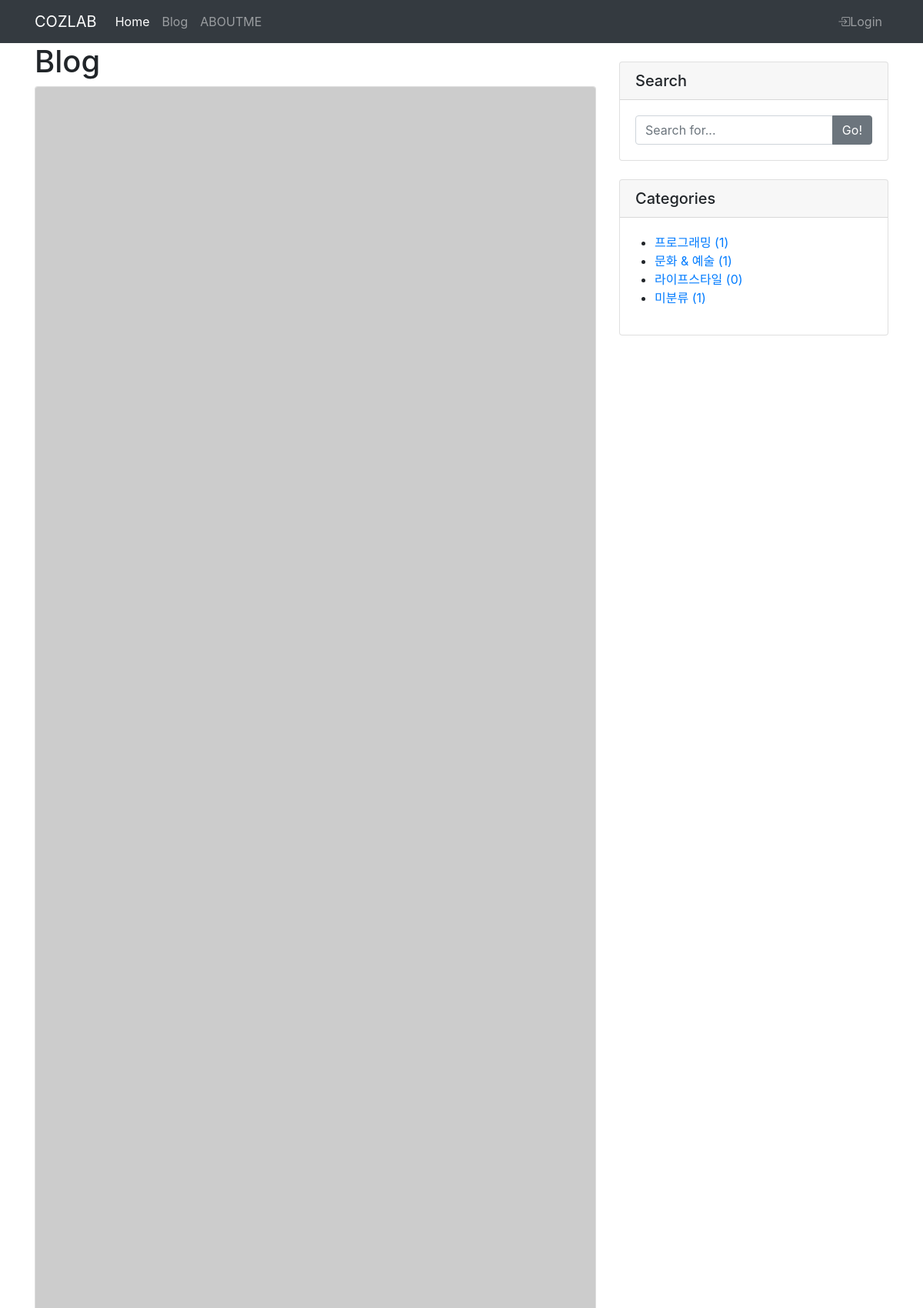
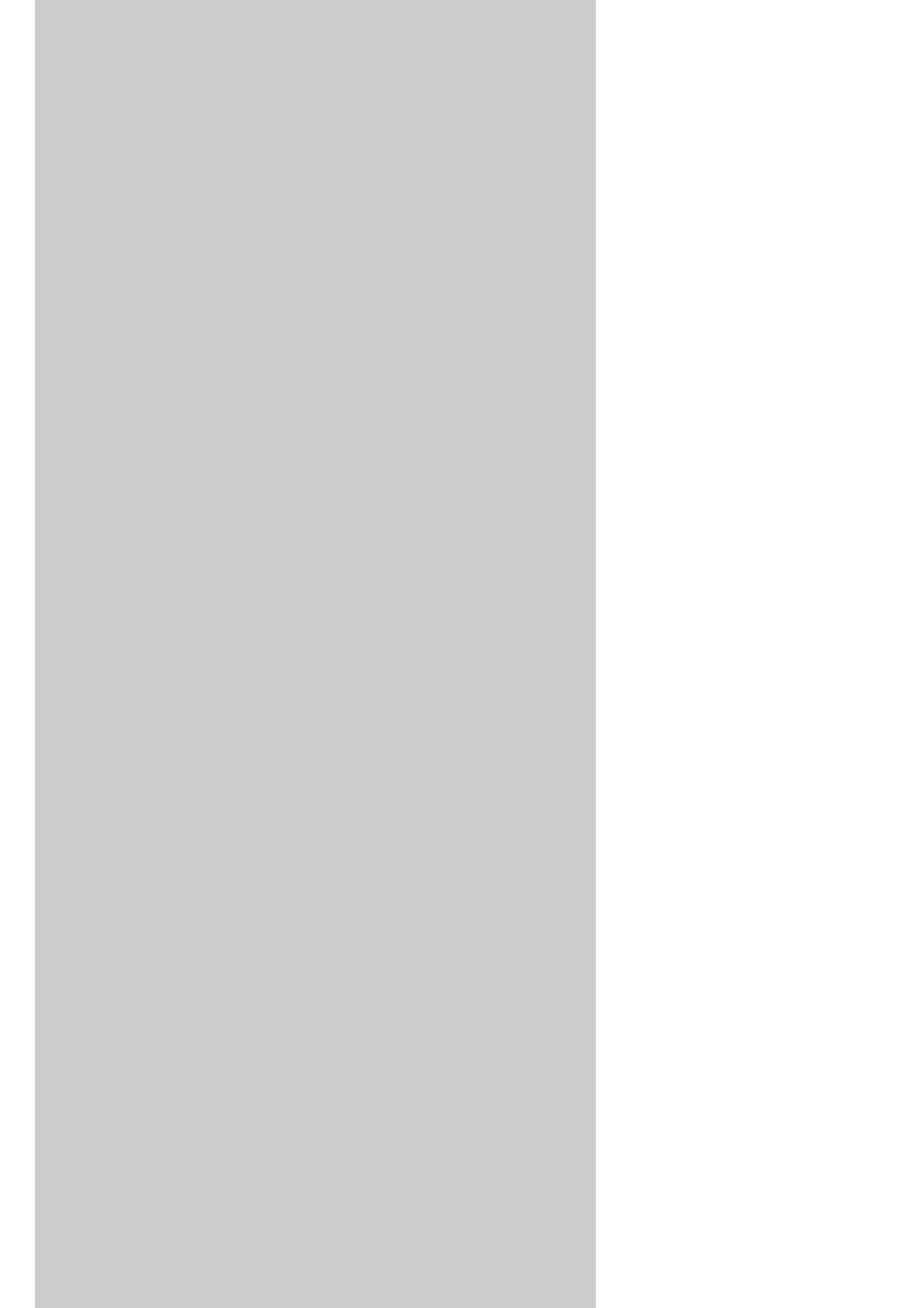
Screenshot of /blog/ (upper part) with the database file from the repository (2 pictures, top to bottom).
### blog/models.py (models this page shows, shortened)
class Post(models.Model):
    title = models.CharField(max_length=30)
    hook_text = models.CharField(max_length=100, blank=True)
    content = models.TextField()
    head_image = models.ImageField(upload_to='blog/images/%Y/%m/%d/', blank=True)
    file_upload = models.FileField(upload_to='blog/files/%Y/%m/%d/', blank=True)
    created_at = models.DateTimeField(auto_now_add=True)
    updated_at = models.DateTimeField(auto_now=True)
    author = models.ForeignKey(User, null=True, on_delete=models.SET_NULL)
    category = models.ForeignKey(Category, null=True, blank=True, on_delete=models.SET_NULL)
    tags = models.ManyToManyField(Tag, blank=True)
    def get_absolute_url(self):
        return f'/blog/{self.pk}'

class Category(models.Model):
    name = models.CharField(max_length=50, unique=True)
    slug = models.SlugField(max_length=200, unique=True, allow_unicode = True)
    def __str__(self):
        return self.name
    def get_absolute_url(self):
        return f'/blog/category/{self.slug}/'

### blog/views.py (the view)
# urls.py: path('', views. PostList.as_view()),
class PostList(ListView):
    model = Post
    ordering = '-pk'
    paginate_by = 3
    def get_context_data(self, **kwargs):
            context = super(PostList,self).get_context_data()
            context['categories'] = Category.objects.all()
            context['no_category_post_count'] = Post.objects.filter(category=None).count()
            return context

### blog/templates/blog/post_list.html (shortened to what this page needs)
{% extends 'base.html' %}
{% block main_area %}
<div class="row">
    <div class="col-md-8" id="main-area">
        <h1>Blog
        </h1>
        {% if post_list.exists %}
        {% for p in post_list %}
        <div class="card mb-4" id="post-{{ p.pk }}">
            {% if p.head_image %}
            <img class="card-img-top" src="{{ p.head_image.url }}" alt="{{ p }} head image" />
            {% else %}
            <img class="card-img-top" src="https://picsum.photos/seed/{{ p.id }}/800/300/" alt="random_image" />
            {% endif %}
        </div>
        {% endfor %}
        {% else %}
        <h3>아직 게시물이 없습니다</h3>
        {% endif %}
    </div>
    {% include 'blog/side_widget.html' %}
</div>
{% endblock %}

### blog/templates/blog/side_widget.html
<div class="col-md-4">
  <div class="card my-4">
    <h5 class="card-header">Search</h5>
    <div class="card-body">
      <div class="input-group">
        <input class="form-control" type="text" placeholder="Search for..." id="Search-input"/>
        <span class="input-group-append"><button class="btn btn-secondary" type="button" onclick="searchPost();">Go!</button></span>
      </div>
    </div>
  </div>
  <div class="card my-4" id="Categories-card">
    <h5 class="card-header">Categories</h5>
    <div class="card-body">
      <div class="row">
          <ul>
            {% for category in categories %}
            <li>
              <a href="{{ category.get_absolute_url }}">{{ category }} ({{ category.post_set.count }})</a>
            </li>
            {% endfor %}
            <li>
              <a href="/blog/category/no_category">미분류 ({{ no_category_post_count }})</a>
            </li>
          </ul>
      </div>
    </div>
  </div>
</div>

### rows the page displays
Category: name "프로그래밍", post_set.count "1"
Category: name "문화 & 예술", post_set.count "1"
Category: name "라이프스타일", post_set.count "0"

### other values shown
{{ no_category_post_count }} "1"
